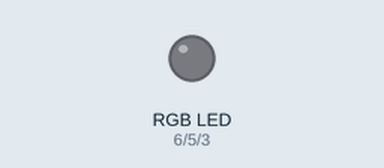
A sketch run on a simulated Arduino Uno, built with avr-gcc and run on an emulated ATmega328P. Shown: an RGB LED mixed from three pins (HIGH = lit).

Above: at 0.15 s.
Timing chart, 0 to 5.3 s (numbered marks = the images above):
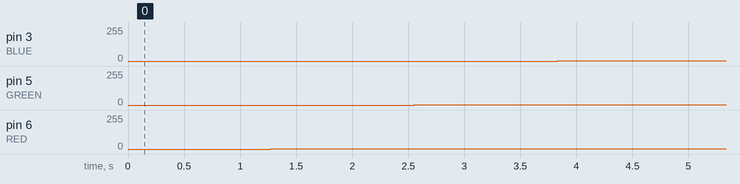

Measured:
- by itself, pin 3 (BLUE): 0/255 → 1/255 at 3.8 s
- by itself, pin 5 (GREEN): 0/255 → 1/255 at 2.6 s
- by itself, pin 6 (RED): 0/255 → 1/255 at 1.3 s

The sketch:

RGB_LED_LightUp_copy.ino
```cpp
//www.elegoo.com
//2016.12.8

// Define Pins
#define BLUE 3
#define GREEN 5
#define RED 6

void setup()
{
pinMode(RED, OUTPUT);
pinMode(GREEN, OUTPUT);
pinMode(BLUE, OUTPUT);
digitalWrite(RED, HIGH);
digitalWrite(GREEN, LOW);
digitalWrite(BLUE, LOW);
}

// define variables
int redValue;
int greenValue;
int blueValue;

// main loop
void loop()
{
#define delayTime 5 // fading time between colors

redValue = 255; // choose a value between 1 and 255 to change the color.
greenValue = 0;
blueValue = 0;

// this is unnecessary as we've either turned on RED in SETUP
// or in the previous loop ... regardless, this turns RED off
// analogWrite(RED, 0);
// delay(1000);

for(int i = 0; i < 255; i += 1) // fades out red bring green full when i=255
{
redValue -= 2;
greenValue += 2;
// The following was reversed, counting in the wrong directions
// analogWrite(RED, 255 - redValue);
// analogWrite(GREEN, 255 - greenValue);
analogWrite(RED, redValue);
analogWrite(GREEN, greenValue);
delay(delayTime);
}

redValue = 0;
greenValue = 255;
blueValue = 0;

for(int i = 0; i < 255; i += 1) // fades out green bring blue full when i=255
{
greenValue -= 2;
blueValue += 2;
// The following was reversed, counting in the wrong directions
// analogWrite(GREEN, 255 - greenValue);
// analogWrite(BLUE, 255 - blueValue);
analogWrite(GREEN, greenValue);
analogWrite(BLUE, blueValue);
delay(delayTime);
}

redValue = 0;
greenValue = 0;
blueValue = 255;

for(int i = 0; i < 255; i += 1) // fades out blue bring red full when i=255
{
// The following code has been rearranged to match the other two similar sections
blueValue -= 2;
redValue += 2;
// The following was reversed, counting in the wrong directions
// analogWrite(BLUE, 255 - blueValue);
// analogWrite(RED, 255 - redValue);
analogWrite(BLUE, blueValue);
analogWrite(RED, redValue);
delay(delayTime);
}
}
```
